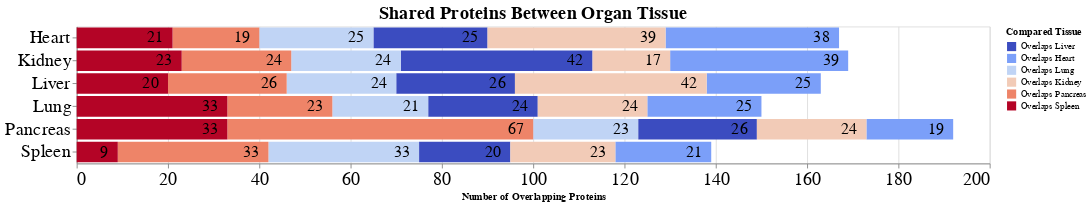

The code cell stored with this chart in its notebook:
### Code cell
# cutom colors 
n = len(organ_share['Compared Tissue'].unique())
my_colors = cm.get_cmap('coolwarm', n)
my_colors = my_colors(np.linspace(0, 1, n))
my_colors = [colors.to_hex(c) for c in my_colors]
domain = [c for c in organ_share['Compared Tissue'].unique()]

# make stacked bar chart with number of overlaps
# in organ tissue
bars = alt.Chart(organ_share).mark_bar().encode(
    x=alt.X('overlapping:Q', stack='zero'),
    y=alt.Y('source_tissue:O'),
    color=alt.Color('Compared Tissue:O', scale = alt.Scale(domain=domain, range=my_colors)),
    order=alt.Order('Compared Tissue', sort='descending')
).properties(
    title='Shared Proteins Between Organ Tissue',
    width=1000,
    height=150
)

text = alt.Chart(organ_share).mark_text(align='right', dx=-10, dy=0, size=17, color='black').encode(
    x=alt.X('overlapping:Q', stack='zero',
             axis=alt.Axis(tickCount=10), title='Number of Overlapping Proteins'),
    y=alt.Y('source_tissue:O', title='', ),
    detail='Compared Tissue:O',
    text=alt.Text('overlapping:Q'),
    order=alt.Order('Compared Tissue', sort='descending')
).properties(
    width=1000,
    height=150
)

(bars + text).configure_axis(
    labelFontSize=20
).configure_title(
    fontSize=20,
    anchor='middle'
).save('Protein_Organs.svg')

# colors later edited in vector editing software

### Figure 1 — Vega-Lite specification as saved in the notebook (floating-point values rounded to 4 significant figures)
{"config": {"view": {"continuousWidth": 400, "continuousHeight": 300}, "axis": {"labelFontSize": 20}, "title": {"anchor": "middle", "fontSize": 20}}, "layer": [{"mark": "bar", "encoding": {"color": {"type": "ordinal", "field": "Compared Tissue", "scale": {"domain": ["Overlaps Liver", "Overlaps Heart", "Overlaps Lung", "Overlaps Kidney", "Overlaps Pancreas", "Overlaps Spleen"], "range": ["#3b4cc0", "#7b9ff9", "#c0d4f5", "#f2cbb7", "#ee8468", "#b40426"]}}, "order": {"type": "nominal", "field": "Compared Tissue", "sort": "descending"}, "x": {"type": "quantitative", "field": "overlapping", "stack": "zero"}, "y": {"type": "ordinal", "field": "source_tissue"}}, "height": 150, "title": "Shared Proteins Between Organ Tissue", "width": 1000}, {"mark": {"type": "text", "align": "right", "color": "black", "dx": -10, "dy": 0, "size": 17}, "encoding": {"detail": {"type": "ordinal", "field": "Compared Tissue"}, "order": {"type": "nominal", "field": "Compared Tissue", "sort": "descending"}, "text": {"type": "quantitative", "field": "overlapping"}, "x": {"type": "quantitative", "axis": {"tickCount": 10}, "field": "overlapping", "stack": "zero", "title": "Number of Overlapping Proteins"}, "y": {"type": "ordinal", "field": "source_tissue", "title": ""}}, "height": 150, "width": 1000}], "data": {"name": "data-d55d503023831d9ad88bc9a4724b0d54"}, "$schema": "https://vega.github.io/schema/vega-lite/v4.8.1.json", "datasets": {"data-d55d503023831d9ad88bc9a4724b0d54": [{"source_tissue": "Liver", "Compared Tissue": "Overlaps Liver", "overlapping": 26, "value_norm": 0.1461}, {"source_tissue": "Liver", "Compared Tissue": "Overlaps Heart", "overlapping": 25, "value_norm": 0.1404}, {"source_tissue": "Liver", "Compared Tissue": "Overlaps Lung", "overlapping": 24, "value_norm": 0.1348}, {"source_tissue": "Liver", "Compared Tissue": "Overlaps Kidney", "overlapping": 42, "value_norm": 0.236}, {"source_tissue": "Liver", "Compared Tissue": "Overlaps Pancreas", "overlapping": 26, "value_norm": 0.1461}, {"source_tissue": "Liver", "Compared Tissue": "Overlaps Spleen", "overlapping": 20, "value_norm": 0.1124}, {"source_tissue": "Heart", "Compared Tissue": "Overlaps Liver", "overlapping": 25, "value_norm": 0.1404}, {"source_tissue": "Heart", "Compared Tissue": "Overlaps Heart", "overlapping": 38, "value_norm": 0.2135}, {"source_tissue": "Heart", "Compared Tissue": "Overlaps Lung", "overlapping": 25, "value_norm": 0.1404}, {"source_tissue": "Heart", "Compared Tissue": "Overlaps Kidney", "overlapping": 39, "value_norm": 0.2191}, {"source_tissue": "Heart", "Compared Tissue": "Overlaps Pancreas", "overlapping": 19, "value_norm": 0.1067}, {"source_tissue": "Heart", "Compared Tissue": "Overlaps Spleen", "overlapping": 21, "value_norm": 0.118}, {"source_tissue": "Lung", "Compared Tissue": "Overlaps Liver", "overlapping": 24, "value_norm": 0.1348}, {"source_tissue": "Lung", "Compared Tissue": "Overlaps Heart", "overlapping": 25, "value_norm": 0.1404}, {"source_tissue": "Lung", "Compared Tissue": "Overlaps Lung", "overlapping": 21, "value_norm": 0.118}, {"source_tissue": "Lung", "Compared Tissue": "Overlaps Kidney", "overlapping": 24, "value_norm": 0.1348}, {"source_tissue": "Lung", "Compared Tissue": "Overlaps Pancreas", "overlapping": 23, "value_norm": 0.1292}, {"source_tissue": "Lung", "Compared Tissue": "Overlaps Spleen", "overlapping": 33, "value_norm": 0.1854}, {"source_tissue": "Kidney", "Compared Tissue": "Overlaps Liver", "overlapping": 42, "value_norm": 0.236}, {"source_tissue": "Kidney", "Compared Tissue": "Overlaps Heart", "overlapping": 39, "value_norm": 0.2191}, {"source_tissue": "Kidney", "Compared Tissue": "Overlaps Lung", "overlapping": 24, "value_norm": 0.1348}, {"source_tissue": "Kidney", "Compared Tissue": "Overlaps Kidney", "overlapping": 17, "value_norm": 0.09551}, {"source_tissue": "Kidney", "Compared Tissue": "Overlaps Pancreas", "overlapping": 24, "value_norm": 0.1348}, {"source_tissue": "Kidney", "Compared Tissue": "Overlaps Spleen", "overlapping": 23, "value_norm": 0.1292}, {"source_tissue": "Pancreas", "Compared Tissue": "Overlaps Liver", "overlapping": 26, "value_norm": 0.1461}, {"source_tissue": "Pancreas", "Compared Tissue": "Overlaps Heart", "overlapping": 19, "value_norm": 0.1067}, {"source_tissue": "Pancreas", "Compared Tissue": "Overlaps Lung", "overlapping": 23, "value_norm": 0.1292}, {"source_tissue": "Pancreas", "Compared Tissue": "Overlaps Kidney", "overlapping": 24, "value_norm": 0.1348}, {"source_tissue": "Pancreas", "Compared Tissue": "Overlaps Pancreas", "overlapping": 67, "value_norm": 0.3764}, {"source_tissue": "Pancreas", "Compared Tissue": "Overlaps Spleen", "overlapping": 33, "value_norm": 0.1854}, {"source_tissue": "Spleen", "Compared Tissue": "Overlaps Liver", "overlapping": 20, "value_norm": 0.1124}, {"source_tissue": "Spleen", "Compared Tissue": "Overlaps Heart", "overlapping": 21, "value_norm": 0.118}, {"source_tissue": "Spleen", "Compared Tissue": "Overlaps Lung", "overlapping": 33, "value_norm": 0.1854}, {"source_tissue": "Spleen", "Compared Tissue": "Overlaps Kidney", "overlapping": 23, "value_norm": 0.1292}, {"source_tissue": "Spleen", "Compared Tissue": "Overlaps Pancreas", "overlapping": 33, "value_norm": 0.1854}, {"source_tissue": "Spleen", "Compared Tissue": "Overlaps Spleen", "overlapping": 9, "value_norm": 0.05056}]}}
